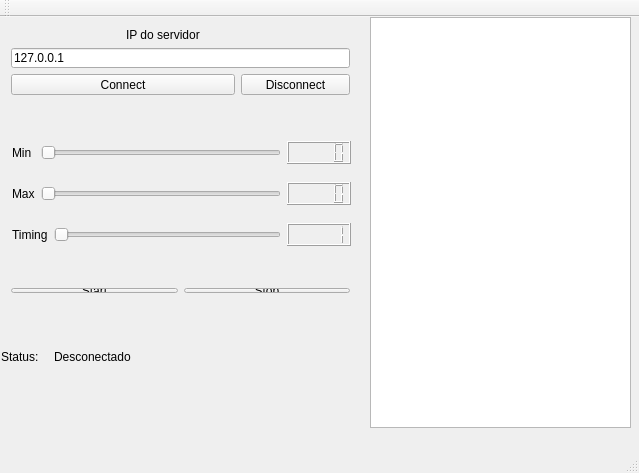
<?xml version="1.0" encoding="UTF-8"?>
<ui version="4.0">
 <class>MainWindow</class>
 <widget class="QMainWindow" name="MainWindow">
  <property name="geometry">
   <rect>
    <x>0</x>
    <y>0</y>
    <width>639</width>
    <height>473</height>
   </rect>
  </property>
  <property name="windowTitle">
   <string>MainWindow</string>
  </property>
  <widget class="QWidget" name="centralWidget">
   <widget class="QLabel" name="label_5">
    <property name="geometry">
     <rect>
      <x>1</x>
      <y>331</y>
      <width>47</width>
      <height>17</height>
     </rect>
    </property>
    <property name="text">
     <string>Status:</string>
    </property>
   </widget>
   <widget class="QTextBrowser" name="textBrowser">
    <property name="geometry">
     <rect>
      <x>370</x>
      <y>0</y>
      <width>261</width>
      <height>411</height>
     </rect>
    </property>
   </widget>
   <widget class="QWidget" name="layoutWidget">
    <property name="geometry">
     <rect>
      <x>0</x>
      <y>0</y>
      <width>361</width>
      <height>89</height>
     </rect>
    </property>
    <layout class="QGridLayout" name="gridLayout">
     <item row="1" column="0" colspan="3">
      <widget class="QLineEdit" name="lineEditIP">
       <property name="text">
        <string>127.0.0.1</string>
       </property>
      </widget>
     </item>
     <item row="0" column="1">
      <widget class="QLabel" name="label_4">
       <property name="text">
        <string>IP do servidor</string>
       </property>
      </widget>
     </item>
     <item row="2" column="2">
      <widget class="QPushButton" name="pushButtonDisconnect">
       <property name="text">
        <string>Disconnect</string>
       </property>
      </widget>
     </item>
     <item row="2" column="0" colspan="2">
      <widget class="QPushButton" name="pushButtonConnect">
       <property name="text">
        <string>Connect</string>
       </property>
      </widget>
     </item>
    </layout>
   </widget>
   <widget class="QWidget" name="layoutWidget">
    <property name="geometry">
     <rect>
      <x>1</x>
      <y>101</y>
      <width>361</width>
      <height>151</height>
     </rect>
    </property>
    <layout class="QGridLayout" name="gridLayout_2">
     <item row="1" column="0">
      <widget class="QLabel" name="label_3">
       <property name="text">
        <string>Max</string>
       </property>
      </widget>
     </item>
     <item row="2" column="0" colspan="2">
      <widget class="QLabel" name="label">
       <property name="text">
        <string>Timing</string>
       </property>
      </widget>
     </item>
     <item row="2" column="2">
      <widget class="QSlider" name="horizontalSliderTime">
       <property name="minimum">
        <number>1</number>
       </property>
       <property name="maximum">
        <number>60</number>
       </property>
       <property name="orientation">
        <enum>Qt::Horizontal</enum>
       </property>
      </widget>
     </item>
     <item row="0" column="1" colspan="2">
      <widget class="QSlider" name="horizontalSliderMin">
       <property name="orientation">
        <enum>Qt::Horizontal</enum>
       </property>
      </widget>
     </item>
     <item row="1" column="3">
      <widget class="QLCDNumber" name="lcdNumberMax"/>
     </item>
     <item row="0" column="0">
      <widget class="QLabel" name="label_2">
       <property name="text">
        <string>Min</string>
       </property>
      </widget>
     </item>
     <item row="2" column="3">
      <widget class="QLCDNumber" name="lcdNumberTime">
       <property name="intValue" stdset="0">
        <number>1</number>
       </property>
      </widget>
     </item>
     <item row="0" column="3">
      <widget class="QLCDNumber" name="lcdNumberMin"/>
     </item>
     <item row="1" column="1" colspan="2">
      <widget class="QSlider" name="horizontalSliderMax">
       <property name="orientation">
        <enum>Qt::Horizontal</enum>
       </property>
      </widget>
     </item>
    </layout>
   </widget>
   <widget class="QWidget" name="layoutWidget">
    <property name="geometry">
     <rect>
      <x>0</x>
      <y>260</y>
      <width>361</width>
      <height>27</height>
     </rect>
    </property>
    <layout class="QHBoxLayout" name="horizontalLayout">
     <item>
      <widget class="QPushButton" name="pushButtonStart">
       <property name="text">
        <string>Start</string>
       </property>
      </widget>
     </item>
     <item>
      <widget class="QPushButton" name="pushButtonStop">
       <property name="text">
        <string>Stop</string>
       </property>
      </widget>
     </item>
    </layout>
   </widget>
   <widget class="QLabel" name="labelStatus">
    <property name="geometry">
     <rect>
      <x>54</x>
      <y>331</y>
      <width>111</width>
      <height>17</height>
     </rect>
    </property>
    <property name="text">
     <string>Desconectado</string>
    </property>
   </widget>
  </widget>
  <widget class="QMenuBar" name="menuBar">
   <property name="geometry">
    <rect>
     <x>0</x>
     <y>0</y>
     <width>639</width>
     <height>22</height>
    </rect>
   </property>
  </widget>
  <widget class="QToolBar" name="mainToolBar">
   <attribute name="toolBarArea">
    <enum>TopToolBarArea</enum>
   </attribute>
   <attribute name="toolBarBreak">
    <bool>false</bool>
   </attribute>
  </widget>
  <widget class="QStatusBar" name="statusBar"/>
 </widget>
 <layoutdefault spacing="6" margin="11"/>
 <resources/>
 <connections>
  <connection>
   <sender>horizontalSliderMin</sender>
   <signal>valueChanged(int)</signal>
   <receiver>lcdNumberMin</receiver>
   <slot>display(int)</slot>
   <hints>
    <hint type="sourcelabel">
     <x>102</x>
     <y>190</y>
    </hint>
    <hint type="destinationlabel">
     <x>284</x>
     <y>190</y>
    </hint>
   </hints>
  </connection>
  <connection>
   <sender>horizontalSliderMax</sender>
   <signal>valueChanged(int)</signal>
   <receiver>lcdNumberMax</receiver>
   <slot>display(int)</slot>
   <hints>
    <hint type="sourcelabel">
     <x>125</x>
     <y>232</y>
    </hint>
    <hint type="destinationlabel">
     <x>285</x>
     <y>230</y>
    </hint>
   </hints>
  </connection>
  <connection>
   <sender>horizontalSliderTime</sender>
   <signal>valueChanged(int)</signal>
   <receiver>lcdNumberTime</receiver>
   <slot>display(int)</slot>
   <hints>
    <hint type="sourcelabel">
     <x>136</x>
     <y>285</y>
    </hint>
    <hint type="destinationlabel">
     <x>283</x>
     <y>277</y>
    </hint>
   </hints>
  </connection>
 </connections>
</ui>
